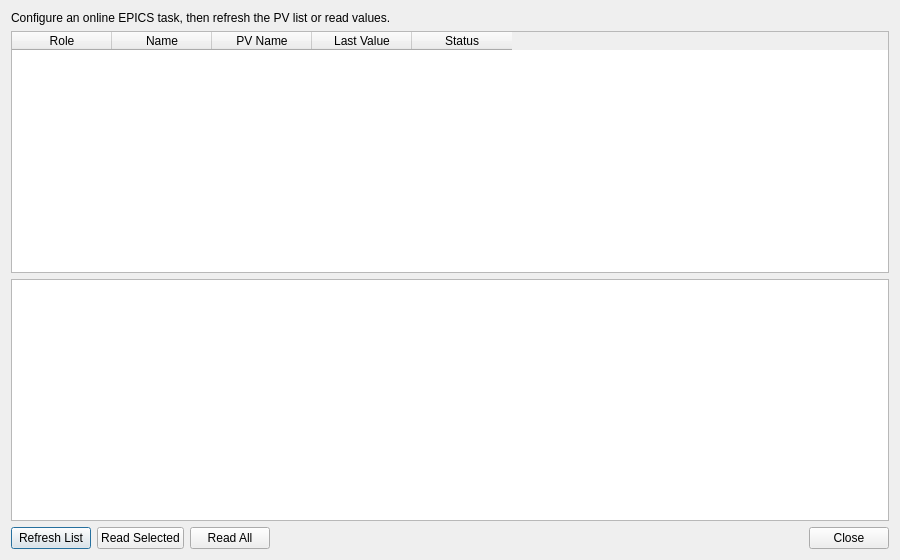
<?xml version="1.0" encoding="UTF-8"?>
<ui version="4.0">
 <class>PVMonitorDialog</class>
 <widget class="QDialog" name="PVMonitorDialog">
  <property name="geometry">
   <rect>
    <x>0</x>
    <y>0</y>
    <width>900</width>
    <height>560</height>
   </rect>
  </property>
  <property name="windowTitle">
   <string>PV Monitor</string>
  </property>
  <layout class="QVBoxLayout" name="verticalLayout_main">
   <item>
    <widget class="QLabel" name="label_status">
     <property name="text">
      <string>Configure an online EPICS task, then refresh the PV list or read values.</string>
     </property>
     <property name="wordWrap">
      <bool>true</bool>
     </property>
    </widget>
   </item>
   <item>
    <widget class="QTableWidget" name="tableWidget_pvs">
     <property name="selectionBehavior">
      <enum>QAbstractItemView::SelectRows</enum>
     </property>
     <property name="selectionMode">
      <enum>QAbstractItemView::SingleSelection</enum>
     </property>
     <property name="editTriggers">
      <set>QAbstractItemView::NoEditTriggers</set>
     </property>
     <column>
      <property name="text">
       <string>Role</string>
      </property>
     </column>
     <column>
      <property name="text">
       <string>Name</string>
      </property>
     </column>
     <column>
      <property name="text">
       <string>PV Name</string>
      </property>
     </column>
     <column>
      <property name="text">
       <string>Last Value</string>
      </property>
     </column>
     <column>
      <property name="text">
       <string>Status</string>
      </property>
     </column>
    </widget>
   </item>
   <item>
    <widget class="QPlainTextEdit" name="plainTextEdit_log">
     <property name="readOnly">
      <bool>true</bool>
     </property>
    </widget>
   </item>
   <item>
    <layout class="QHBoxLayout" name="horizontalLayout_actions">
     <item>
      <widget class="QPushButton" name="pushButton_refresh">
       <property name="text">
        <string>Refresh List</string>
       </property>
      </widget>
     </item>
     <item>
      <widget class="QPushButton" name="pushButton_readSelected">
       <property name="text">
        <string>Read Selected</string>
       </property>
      </widget>
     </item>
     <item>
      <widget class="QPushButton" name="pushButton_readAll">
       <property name="text">
        <string>Read All</string>
       </property>
      </widget>
     </item>
     <item>
      <spacer name="horizontalSpacer">
       <property name="orientation">
        <enum>Qt::Horizontal</enum>
       </property>
       <property name="sizeHint" stdset="0">
        <size>
         <width>40</width>
         <height>20</height>
        </size>
       </property>
      </spacer>
     </item>
     <item>
      <widget class="QDialogButtonBox" name="buttonBox">
       <property name="standardButtons">
        <set>QDialogButtonBox::Close</set>
       </property>
      </widget>
     </item>
    </layout>
   </item>
  </layout>
 </widget>
 <resources/>
 <connections/>
</ui>
